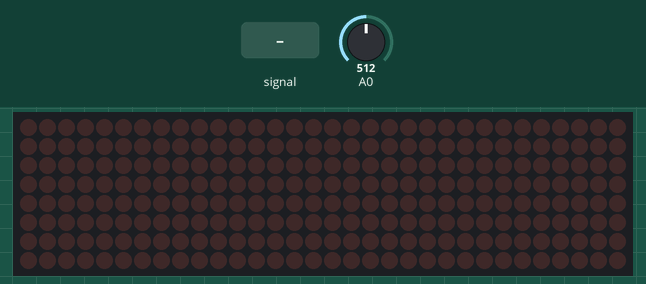
This sketch was run on a simulated Arduino Uno, built with avr-gcc and run on an emulated ATmega328P. Shown: 32×8 LED matrix. The test bench sets the inputs (shaded band); at power-on: A0 = 512.

Above: at 1.2 s.
1.3 s: A0 fed a 200 Hz sine of ±81 counts around its level
At 1.62 s:
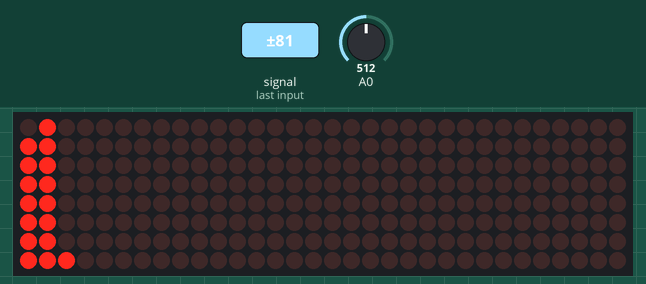
3.1 s: A0 set to 900
At 4.6 s:
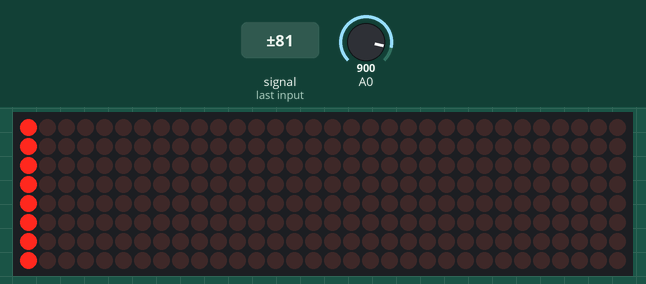
4.9 s: A0 set to 0
At 5.14 s:
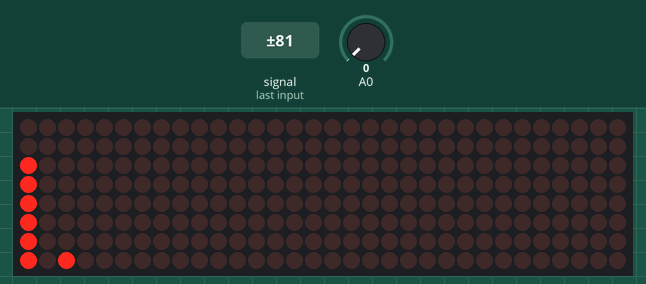
6.8 s: A0 set to 306
At 8.1 s:
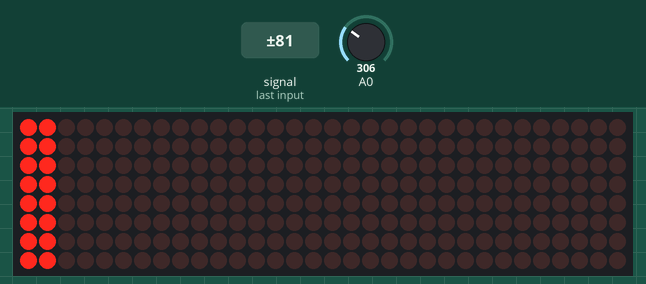
8.4 s: A0 set to 1023
At 8.66 s:
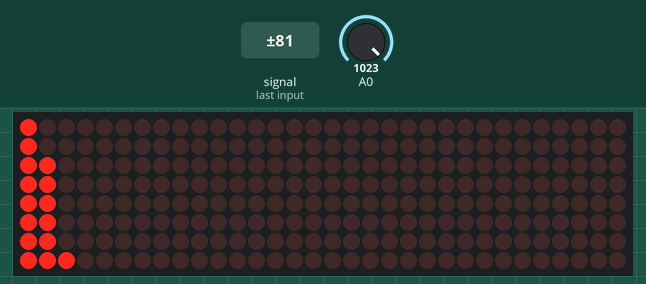
10.3 s: A0 set to 511
At 10.64 s:
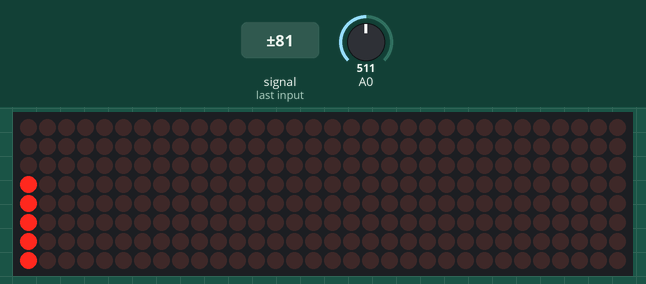
Timing chart, 0 to 13.2 s (numbered marks = the images above; inputs shaded):
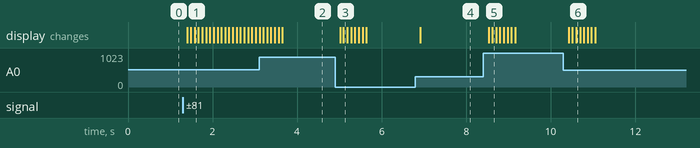

The sketch:

music_spectrum_analyzer.ino
```cpp
#include <arduinoFFT.h>
#include <MD_MAX72xx.h>
#include <SPI.h>

#define SAMPLES 64            //Must be a power of 2
#define HARDWARE_TYPE MD_MAX72XX::FC16_HW   // Set display type  so that  MD_MAX72xx library treats it properly
#define MAX_DEVICES  4   // Total number display modules
#define CLK_PIN   13  // Clock pin to communicate with display
#define DATA_PIN  11  // Data pin to communicate with display
#define CS_PIN    10  // Control pin to communicate with display
#define  xres 32      // Total number of  columns in the display, must be <= SAMPLES/2
#define  yres 8       // Total number of  rows in the display


int MY_ARRAY[]={0, 128, 192, 224, 240, 248, 252, 254, 255}; // default = standard pattern
int MY_MODE_1[]={0, 128, 192, 224, 240, 248, 252, 254, 255}; // standard pattern


double vReal[SAMPLES];
double vImag[SAMPLES];
char data_avgs[xres];

int yvalue;
int displaycolumn , displayvalue;
int peaks[xres];
unsigned long lastDebounceTime = 0;  // the last time the output pin was toggled
unsigned long debounceDelay = 50;    // the debounce time; increase if the output flickers


MD_MAX72XX mx = MD_MAX72XX(HARDWARE_TYPE, CS_PIN, MAX_DEVICES);   // display object
arduinoFFT FFT = arduinoFFT();                                    // FFT object


void setup() {

    ADCSRA = 0b11100101;      // set ADC to free running mode and set pre-scalar to 32 (0xe5)
    ADMUX = 0b00000000;       // use pin A0 and external voltage reference
    mx.begin();           // initialize display
    delay(50);            // wait to get reference voltage stabilized
}

void loop() {
   // ++ Sampling
   for(int i=0; i<SAMPLES; i++)
    {
      while(!(ADCSRA & 0x10));        // wait for ADC to complete current conversion ie ADIF bit set
      ADCSRA = 0b11110101 ;               // clear ADIF bit so that ADC can do next operation (0xf5)
      int value = ADC - 512 ;                 // Read from ADC and subtract DC offset caused value
      vReal[i]= value/8;                      // Copy to bins after compressing
      vImag[i] = 0;
    }
    // -- Sampling


    // ++ FFT
    FFT.Windowing(vReal, SAMPLES, FFT_WIN_TYP_HAMMING, FFT_FORWARD);
    FFT.Compute(vReal, vImag, SAMPLES, FFT_FORWARD);
    FFT.ComplexToMagnitude(vReal, vImag, SAMPLES);
    // -- FFT


    // ++ re-arrange FFT result to match with no. of columns on display ( xres )
    int step = (SAMPLES/2)/xres;
    int c=0;
    for(int i=0; i<(SAMPLES/2); i+=step)
    {
      data_avgs[c] = 0;
      for (int k=0 ; k< step ; k++) {
          data_avgs[c] = data_avgs[c] + vReal[i+k];
      }
      data_avgs[c] = data_avgs[c]/step;
      c++;
    }
    // -- re-arrange FFT result to match with no. of columns on display ( xres )


    // ++ send to display according measured value
    for(int i=0; i<xres; i++)
    {
      data_avgs[i] = constrain(data_avgs[i],0,80);            // set max & min values for buckets
      data_avgs[i] = map(data_avgs[i], 0, 80, 0, yres);        // remap averaged values to yres
      yvalue=data_avgs[i];

      peaks[i] = peaks[i]-1;    // decay by one light
      if (yvalue > peaks[i])
          peaks[i] = yvalue ;
      yvalue = peaks[i];
      displayvalue=MY_ARRAY[yvalue];
      displaycolumn=31-i;
      mx.setColumn(displaycolumn, displayvalue);              // for left to right
     }
     // -- send to display according measured value

}
```

Measured:
- after the input at 1.3 s, the display: first changes after 0.10 s (image 1 shows a later state)
- after the input at 3.1 s, the display: first differs from a run without the input after 0.10 s (image 2 shows a later state)
- after the input at 4.9 s, the display: first changes after 0.12 s (image 3 shows a later state)
- after the input at 6.8 s, the display: changes after 0.11 s (image 4)
- after the input at 8.4 s, the display: first changes after 0.14 s (image 5 shows a later state)
- after the input at 10.3 s, the display: first changes after 0.13 s (image 6 shows a later state)
